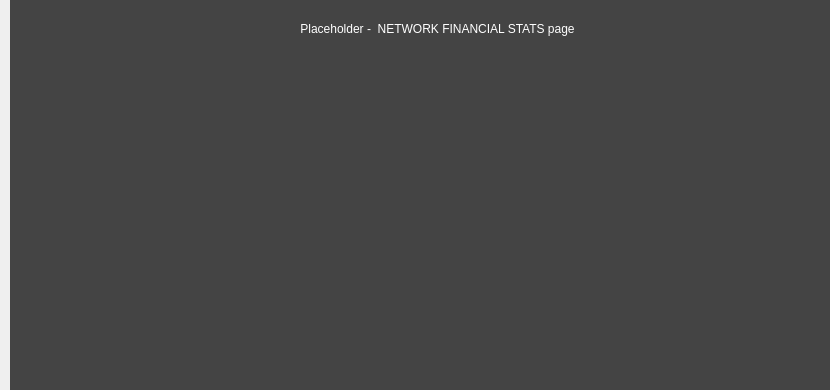
<?xml version="1.0" encoding="UTF-8"?>
<ui version="4.0">
 <class>UtilitiesPage</class>
 <widget class="QWidget" name="UtilitiesPage">
  <property name="geometry">
   <rect>
    <x>0</x>
    <y>0</y>
    <width>830</width>
    <height>390</height>
   </rect>
  </property>
  <property name="maximumSize">
   <size>
    <width>16777215</width>
    <height>390</height>
   </size>
  </property>
  <property name="windowTitle">
   <string>Form</string>
  </property>
  <widget class="QFrame" name="frame">
   <property name="geometry">
    <rect>
     <x>10</x>
     <y>0</y>
     <width>830</width>
     <height>390</height>
    </rect>
   </property>
   <property name="styleSheet">
    <string notr="true">color: white; background: #444444; border: none;</string>
   </property>
   <property name="frameShape">
    <enum>QFrame::StyledPanel</enum>
   </property>
   <property name="frameShadow">
    <enum>QFrame::Raised</enum>
   </property>
   <widget class="QLabel" name="label_2">
    <property name="geometry">
     <rect>
      <x>277</x>
      <y>20</y>
      <width>301</width>
      <height>17</height>
     </rect>
    </property>
    <property name="text">
     <string>Placeholder -  NETWORK FINANCIAL STATS page</string>
    </property>
    <property name="alignment">
     <set>Qt::AlignCenter</set>
    </property>
   </widget>
  </widget>
 </widget>
 <resources/>
 <connections/>
</ui>
